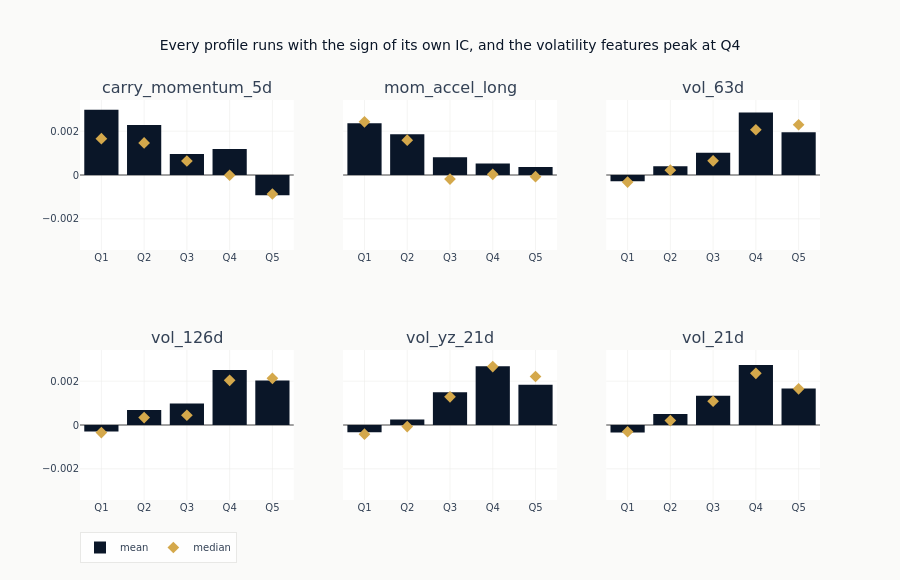

The notebook cell saved with this chart:
### Code cell
if quantile_spreads:
    n_show = min(6, len(quantile_spreads))
    feats_to_show = list(quantile_spreads.keys())[:n_show]
    n_rows_fig = (n_show + 2) // 3
    fig = make_subplots(rows=n_rows_fig, cols=3, subplot_titles=feats_to_show, shared_yaxes=True)
    for idx, feat in enumerate(feats_to_show):
        r, c = divmod(idx, 3)
        fig.add_trace(
            go.Bar(
                x=QUANTILE_LABELS,
                y=quantile_spreads[feat]["q_means"],
                marker_color=COLORS["blue"],
                name="mean",
                legendgroup="mean",
                showlegend=idx == 0,
            ),
            row=r + 1,
            col=c + 1,
        )
        fig.add_trace(
            go.Scatter(
                x=QUANTILE_LABELS,
                y=quantile_spreads[feat]["q_medians"],
                mode="markers",
                marker=dict(color=COLORS["amber"], size=9, symbol="diamond"),
                name="median",
                legendgroup="median",
                showlegend=idx == 0,
            ),
            row=r + 1,
            col=c + 1,
        )
    # One y range across the panels: the point of six panels side by side is that
    # their heights are comparable, which independent auto-scaling destroys.
    span = max(
        abs(value)
        for feat in feats_to_show
        for key in ("q_means", "q_medians")
        for value in quantile_spreads[feat][key]
    )
    fig.update_yaxes(range=[-1.15 * span, 1.15 * span])
    fig.update_layout(
        template="ml4t",
        height=260 * n_rows_fig + 60,
        width=900,
        title_text="Every profile runs with the sign of its own IC, and the volatility features peak at Q4",
        legend=dict(orientation="h", y=-0.08),
    )
    fig.show()

### Figure 1 — Plotly figure (JSON) as saved in the notebook; plotly's stock layout.template omitted (floating-point values rounded to 4 significant figures)
{"data": [{"legendgroup": "mean", "marker": {"color": "#0a1628"}, "name": "mean", "showlegend": true, "type": "bar", "x": ["Q1", "Q2", "Q3", "Q4", "Q5"], "xaxis": "x", "y": [0.002978, 0.002283, 0.000958, 0.001185, -0.0009254], "yaxis": "y"}, {"legendgroup": "median", "marker": {"color": "#D4A84B", "size": 9, "symbol": "diamond"}, "mode": "markers", "name": "median", "showlegend": true, "type": "scatter", "x": ["Q1", "Q2", "Q3", "Q4", "Q5"], "xaxis": "x", "y": [0.001657, 0.001466, 0.0006386, -1.228e-05, -0.0008673], "yaxis": "y"}, {"legendgroup": "mean", "marker": {"color": "#0a1628"}, "name": "mean", "showlegend": false, "type": "bar", "x": ["Q1", "Q2", "Q3", "Q4", "Q5"], "xaxis": "x2", "y": [0.002368, 0.001858, 0.0008067, 0.0005223, 0.0003693], "yaxis": "y2"}, {"legendgroup": "median", "marker": {"color": "#D4A84B", "size": 9, "symbol": "diamond"}, "mode": "markers", "name": "median", "showlegend": false, "type": "scatter", "x": ["Q1", "Q2", "Q3", "Q4", "Q5"], "xaxis": "x2", "y": [0.002426, 0.001591, -0.0001854, 3.184e-05, -7.467e-05], "yaxis": "y2"}, {"legendgroup": "mean", "marker": {"color": "#0a1628"}, "name": "mean", "showlegend": false, "type": "bar", "x": ["Q1", "Q2", "Q3", "Q4", "Q5"], "xaxis": "x3", "y": [-0.0002896, 0.0003945, 0.001012, 0.002848, 0.001946], "yaxis": "y3"}, {"legendgroup": "median", "marker": {"color": "#D4A84B", "size": 9, "symbol": "diamond"}, "mode": "markers", "name": "median", "showlegend": false, "type": "scatter", "x": ["Q1", "Q2", "Q3", "Q4", "Q5"], "xaxis": "x3", "y": [-0.0003211, 0.0002186, 0.0006489, 0.002067, 0.002295], "yaxis": "y3"}, {"legendgroup": "mean", "marker": {"color": "#0a1628"}, "name": "mean", "showlegend": false, "type": "bar", "x": ["Q1", "Q2", "Q3", "Q4", "Q5"], "xaxis": "x4", "y": [-0.0002941, 0.000684, 0.0009855, 0.002516, 0.002033], "yaxis": "y4"}, {"legendgroup": "median", "marker": {"color": "#D4A84B", "size": 9, "symbol": "diamond"}, "mode": "markers", "name": "median", "showlegend": false, "type": "scatter", "x": ["Q1", "Q2", "Q3", "Q4", "Q5"], "xaxis": "x4", "y": [-0.0003465, 0.0003375, 0.0004458, 0.002039, 0.00213], "yaxis": "y4"}, {"legendgroup": "mean", "marker": {"color": "#0a1628"}, "name": "mean", "showlegend": false, "type": "bar", "x": ["Q1", "Q2", "Q3", "Q4", "Q5"], "xaxis": "x5", "y": [-0.0003355, 0.0002529, 0.00149, 0.002682, 0.001836], "yaxis": "y5"}, {"legendgroup": "median", "marker": {"color": "#D4A84B", "size": 9, "symbol": "diamond"}, "mode": "markers", "name": "median", "showlegend": false, "type": "scatter", "x": ["Q1", "Q2", "Q3", "Q4", "Q5"], "xaxis": "x5", "y": [-0.00042, -7.091e-05, 0.001285, 0.002667, 0.002213], "yaxis": "y5"}, {"legendgroup": "mean", "marker": {"color": "#0a1628"}, "name": "mean", "showlegend": false, "type": "bar", "x": ["Q1", "Q2", "Q3", "Q4", "Q5"], "xaxis": "x6", "y": [-0.0003404, 0.0005074, 0.001338, 0.002736, 0.00167], "yaxis": "y6"}, {"legendgroup": "median", "marker": {"color": "#D4A84B", "size": 9, "symbol": "diamond"}, "mode": "markers", "name": "median", "showlegend": false, "type": "scatter", "x": ["Q1", "Q2", "Q3", "Q4", "Q5"], "xaxis": "x6", "y": [-0.0003082, 0.0002032, 0.001085, 0.002361, 0.001654], "yaxis": "y6"}], "layout": {"annotations": [{"font": {"size": 16}, "showarrow": false, "text": "carry_momentum_5d", "x": 0.1444, "xanchor": "center", "xref": "paper", "y": 1.0, "yanchor": "bottom", "yref": "paper"}, {"font": {"size": 16}, "showarrow": false, "text": "mom_accel_long", "x": 0.5, "xanchor": "center", "xref": "paper", "y": 1.0, "yanchor": "bottom", "yref": "paper"}, {"font": {"size": 16}, "showarrow": false, "text": "vol_63d", "x": 0.8556, "xanchor": "center", "xref": "paper", "y": 1.0, "yanchor": "bottom", "yref": "paper"}, {"font": {"size": 16}, "showarrow": false, "text": "vol_126d", "x": 0.1444, "xanchor": "center", "xref": "paper", "y": 0.375, "yanchor": "bottom", "yref": "paper"}, {"font": {"size": 16}, "showarrow": false, "text": "vol_yz_21d", "x": 0.5, "xanchor": "center", "xref": "paper", "y": 0.375, "yanchor": "bottom", "yref": "paper"}, {"font": {"size": 16}, "showarrow": false, "text": "vol_21d", "x": 0.8556, "xanchor": "center", "xref": "paper", "y": 0.375, "yanchor": "bottom", "yref": "paper"}], "height": 580, "legend": {"orientation": "h", "y": -0.08}, "title": {"text": "Every profile runs with the sign of its own IC, and the volatility features peak at Q4"}, "width": 900, "xaxis": {"anchor": "y", "domain": [0.0, 0.2889]}, "xaxis2": {"anchor": "y2", "domain": [0.3556, 0.6444]}, "xaxis3": {"anchor": "y3", "domain": [0.7111, 1.0]}, "xaxis4": {"anchor": "y4", "domain": [0.0, 0.2889]}, "xaxis5": {"anchor": "y5", "domain": [0.3556, 0.6444]}, "xaxis6": {"anchor": "y6", "domain": [0.7111, 1.0]}, "yaxis": {"anchor": "x", "domain": [0.625, 1.0], "range": [-0.003424, 0.003424]}, "yaxis2": {"anchor": "x2", "domain": [0.625, 1.0], "matches": "y", "range": [-0.003424, 0.003424], "showticklabels": false}, "yaxis3": {"anchor": "x3", "domain": [0.625, 1.0], "matches": "y", "range": [-0.003424, 0.003424], "showticklabels": false}, "yaxis4": {"anchor": "x4", "domain": [0.0, 0.375], "range": [-0.003424, 0.003424]}, "yaxis5": {"anchor": "x5", "domain": [0.0, 0.375], "matches": "y4", "range": [-0.003424, 0.003424], "showticklabels": false}, "yaxis6": {"anchor": "x6", "domain": [0.0, 0.375], "matches": "y4", "range": [-0.003424, 0.003424], "showticklabels": false}}}
